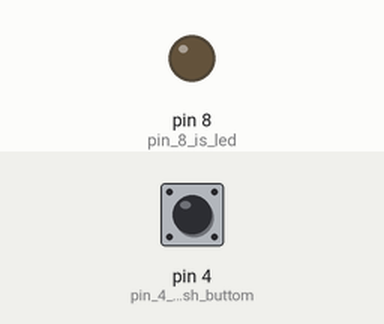
This sketch was run on a simulated Arduino Uno, built with avr-gcc and run on an emulated ATmega328P. On the bench: output pins drawn as LEDs (lit = HIGH). The test bench sets the inputs (shaded band); at power-on: pin 4 (pin_4_is_push_buttom) HIGH.

Above: at 1.2 s.
1.3 s: pin 4 (pin_4_is_push_buttom) pulled LOW for 0.15 s
At 1.37 s:
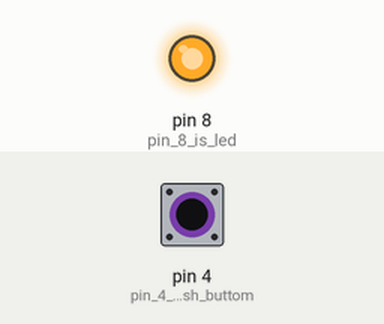
2.9 s: pin 4 (pin_4_is_push_buttom) pulled LOW for 3.2 s
At 6.6 s:
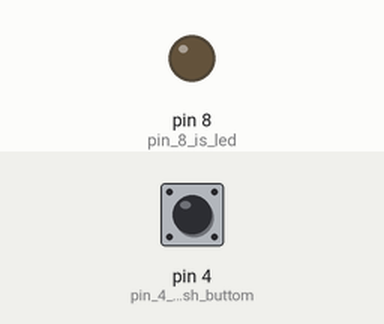
Timing chart, 0 to 8.1 s (numbered marks = the images above; inputs shaded):
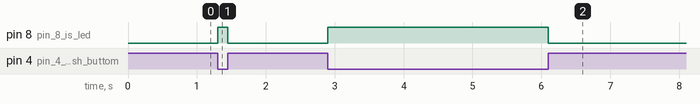

Measured:
- after the input at 1.3 s, pin 8 (pin_8_is_led): LOW → HIGH at once, → LOW 0.15 s later
- after the input at 2.9 s, pin 8 (pin_8_is_led): LOW → HIGH at once, → LOW 3.2 s later

The sketch:

pull-up_resistor.ino
```cpp
void setup() {
 pinMode(8,OUTPUT); // pin 8 is led
 pinMode(4,INPUT); // pin 4 is push buttom

}

void loop() {
  int val = digitalRead(4); // Read value off or on
  if(val == LOW){
    digitalWrite(8,HIGH);
    }
  else{
    digitalWrite(8,LOW);
    }

}
```
